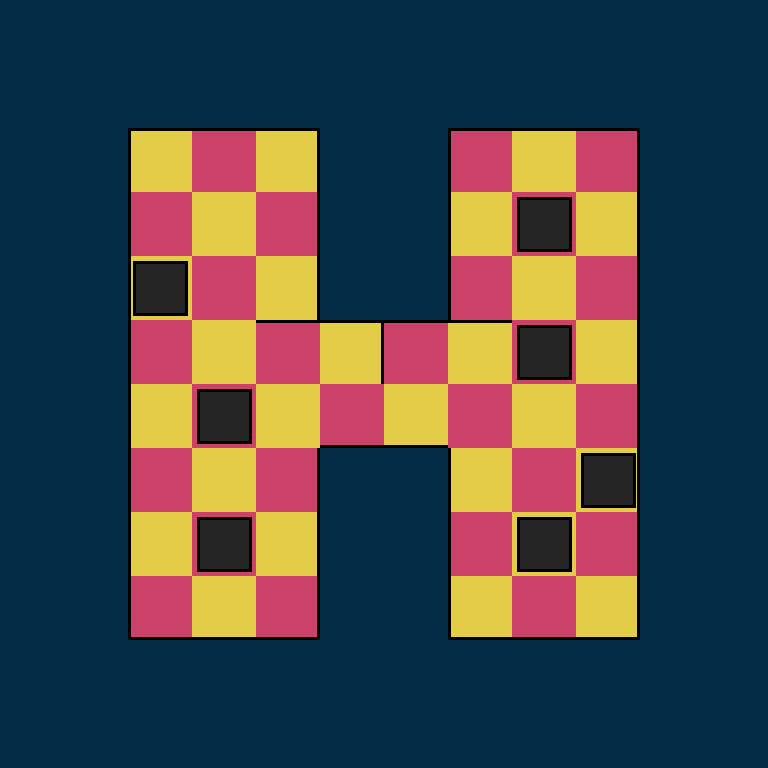

Tiled map render using the project's own tile images. Description and the map definition, with tile-layer contents summarised, below:
An orthogonal 12x12 tile map with 64x64 px tiles, 5 tile layers (ground, left, right, up, ...) and 2 objects (Player, Goal).

<map version="1.0" orientation="orthogonal" renderorder="right-down" width="12" height="12" tilewidth="64" tileheight="64" nextobjectid="30">
 <tileset firstgid="1" source="tileset_00.tsx" />
 <layer name="ground" width="12" height="12">
  <properties>
   <property name="tileset" value="tileset_00" />
   <property name="type" value="base" />
  </properties>
  <data>[144 cells, 144 non-empty, 5 distinct tile ids]</data>
 </layer>
 <layer name="left" width="12" height="12">
  <properties>
   <property name="edge" value="left" />
   <property name="tileset" value="tileset_00" />
   <property name="type" value="edges" />
  </properties>
  <data>[144 cells, 17 non-empty, 2 distinct tile ids]</data>
 </layer>
 <layer name="right" width="12" height="12">
  <properties>
   <property name="edge" value="right" />
   <property name="tileset" value="tileset_00" />
   <property name="type" value="edges" />
  </properties>
  <data>[144 cells, 24 non-empty, 2 distinct tile ids]</data>
 </layer>
 <layer name="up" width="12" height="12">
  <properties>
   <property name="edge" value="up" />
   <property name="tileset" value="tileset_00" />
   <property name="type" value="edges" />
  </properties>
  <data>[144 cells, 10 non-empty, 1 distinct tile ids]</data>
 </layer>
 <layer name="down" width="12" height="12">
  <properties>
   <property name="edge" value="down" />
   <property name="tileset" value="tileset_00" />
   <property name="type" value="edges" />
  </properties>
  <data>[144 cells, 8 non-empty, 1 distinct tile ids]</data>
 </layer>
 <objectgroup name="entities">
  <object id="13" name="Player" type="Player" x="144" y="592" width="32" height="32">
   <properties>
    <property name="facing" value="right" />
    <property name="gid" type="int" value="8" />
    <property name="speed" type="float" value="300" />
    <property name="type" value="player" />
   </properties>
   <ellipse />
  </object>
  <object id="14" name="Goal" type="Goal" x="544" y="144">
   <properties>
    <property name="type" value="goal" />
   </properties>
   <polygon points="0,0 -16,32 16,32" />
  </object>
 </objectgroup>
</map>
